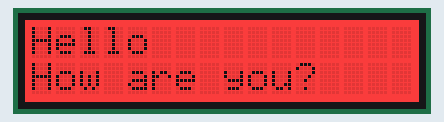
Simulated run of this program. Board: CircuitPython board. Shown: 16×2 character LCD. At 35.3 s the program ends and the board releases its pins; the recording ends there.

Above: at 1.1 s.
At 6.1 s:
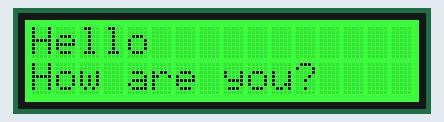
At 9.2 s:
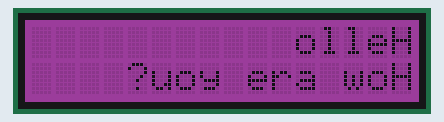
At 14.2 s:
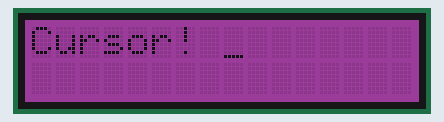
At 19.2 s:
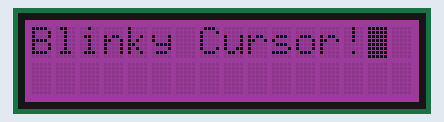
At 30.4 s:
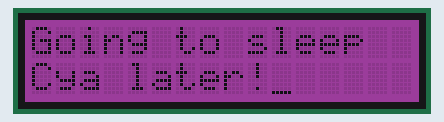

Measured:
- what the display in image 0 shows lasts 5.0 s, from 1.1 s to 6.1 s
- what the display in image 1 shows lasts 1.0 s, from 6.1 s to 7.1 s

The program:

lcd-full.py
```python
"""Simple test for I2C RGB character LCD shield kit"""
import time
import board
import busio
import adafruit_character_lcd.character_lcd_rgb_i2c as character_lcd

# Modify this if you have a different sized Character LCD
lcd_columns = 16
lcd_rows = 2

# Initialise I2C bus.
i2c = busio.I2C(board.SCL, board.SDA)

# Initialise the LCD class
lcd = character_lcd.Character_LCD_RGB_I2C(i2c, lcd_columns, lcd_rows)

lcd.clear()
# Set LCD color to red
lcd.color = [100, 0, 0]
time.sleep(1)
# Print two line message
lcd.message = "Hello\nHow are you?"
# Wait 5s
time.sleep(5)
# Set LCD color to blue
lcd.color = [0, 100, 0]
time.sleep(1)
# Set LCD color to green
lcd.color = [0, 0, 100]
time.sleep(1)
# Set LCD color to purple
lcd.color = [50, 0, 50]
time.sleep(1)
lcd.clear()
# Print two line message right to left
lcd.text_direction = lcd.RIGHT_TO_LEFT
lcd.message = "Hello\nHow are you?"
# Wait 5s
time.sleep(5)
# Return text direction to left to right
lcd.text_direction = lcd.LEFT_TO_RIGHT
# Display cursor
lcd.clear()
lcd.cursor = True
lcd.message = "Cursor! "
# Wait 5s
time.sleep(5)
# Display blinking cursor
lcd.clear()
lcd.blink = True
lcd.message = "Blinky Cursor!"
# Wait 5s
time.sleep(5)
lcd.blink = False
lcd.clear()
# Create message to scroll
scroll_msg = "<-- Scroll"
lcd.message = scroll_msg
# Scroll to the left
for i in range(len(scroll_msg)):
    time.sleep(0.5)
    lcd.move_left()
lcd.clear()
time.sleep(1)
lcd.message = "Going to sleep\nCya later!"
time.sleep(5)
# Turn off LCD backlights and clear text
lcd.color = [0, 0, 0]
lcd.clear()
```
